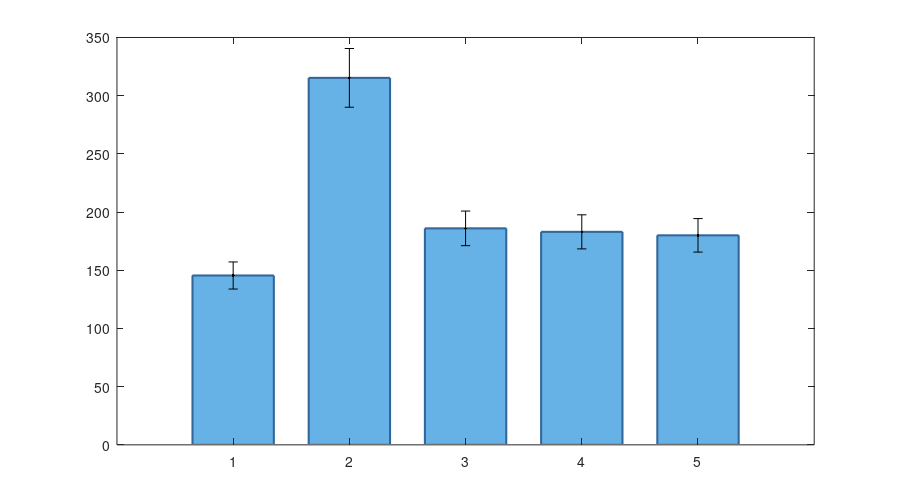

Write the MATLAB code that produced this figure. (Note: this script raises an error after producing the figure.)
%% 生成消融实验图 - 多种专业样式
% 
% 为消融实验数据提供4种高级可视化样式：
% 1. 带误差带的柱状图（顶刊最常用）
% 2. 水平柱状图 + 百分比标注
% 3. 棒棒糖图（Lollipop Chart）
% 4. 渐变柱状图 + 阴影
%
% 配色：保持浅蓝色不变
% 数据：5个配置的RMSE值

clear; close all; clc;

fprintf('\n========================================\n');
fprintf('  生成消融实验图 - 专业样式\n');
fprintf('========================================\n\n');

%% ==================== 数据和配置 ====================
configs = {'Full', 'w/o IMU', 'w/o Exp Map', 'w/o Transformer', 'w/o Dual-stream'};
rmse = [145.5, 315.3, 186.0, 183.0, 180.0];

% 配色
COLOR_BIO = [0.4, 0.7, 0.9];  % 浅蓝色（保持不变）

% 字体
FONT_NAME = 'Times New Roman';
FONT_SIZE_LABEL = 12;
FONT_SIZE_TICK = 11;
FONT_SIZE_TITLE = 12;

% 输出目录
output_dir = '<repo>/neuro/kbs\kbs_1\fig';
if ~exist(output_dir, 'dir')
    mkdir(output_dir);
end

%% ==================== 样式1: 带误差带的柱状图（推荐）====================
fprintf('[1/4] 样式1: 带误差带的柱状图...\n');

fig1 = figure('Position', [100, 100, 900, 500], 'Color', 'white', 'Renderer', 'painters');
set(fig1, 'PaperPositionMode', 'auto');

% 模拟误差范围（±8%）
err = rmse * 0.08;

% 绘制柱状图
b = bar(rmse, 'FaceColor', COLOR_BIO, 'EdgeColor', [0.2, 0.4, 0.6], 'LineWidth', 1.5, 'BarWidth', 0.7);
hold on;

% 添加误差线
errorbar(1:5, rmse, err, 'k.', 'LineWidth', 2, 'CapSize', 6);

% 添加数值标签
for i = 1:length(rmse)
    text(i, rmse(i)+err(i)+15, sprintf('%.1f m', rmse(i)), ...
        'HorizontalAlignment', 'center', 'VerticalAlignment', 'bottom', ...
        'FontName', FONT_NAME, 'FontSize', FONT_SIZE_TICK, 'FontWeight', 'bold', 'Color', 'k');
end

set(gca, 'XTickLabel', configs, 'FontName', FONT_NAME, 'FontSize', FONT_SIZE_TICK, ...
    'LineWidth', 1.2, 'TickDir', 'out');
ylabel('RMSE (m)', 'FontName', FONT_NAME, 'FontSize', FONT_SIZE_LABEL, 'FontWeight', 'bold');
title('Ablation Study: Component Contribution Analysis', 'FontName', FONT_NAME, ...
    'FontSize', FONT_SIZE_TITLE, 'FontWeight', 'bold');
grid on; box on;
ylim([0, 380]);  % 增大上限，避免标签与标题重叠

% 保存为ablation_unified.pdf（覆盖原图）
print(fig1, fullfile(output_dir, 'ablation_unified.pdf'), '-dpdf', '-painters', '-r300', '-bestfit');
fprintf('   ✅ ablation_unified.pdf (已覆盖原图)\n\n');

%% ==================== 样式2: 水平柱状图 + 百分比标注 ====================
fprintf('[2/4] 样式2: 水平柱状图...\n');

fig2 = figure('Position', [100, 100, 800, 550], 'Color', 'white', 'Renderer', 'painters');
set(fig2, 'PaperPositionMode', 'auto');

% 计算相对于Full的增加百分比
baseline = rmse(1);
increase_pct = ((rmse - baseline) / baseline) * 100;

% 绘制水平柱状图
barh(rmse, 'FaceColor', COLOR_BIO, 'EdgeColor', [0.2, 0.4, 0.6], 'LineWidth', 1.5, 'BarWidth', 0.7);
hold on;

% 添加数值和百分比标签
for i = 1:length(rmse)
    if i == 1
        % Full配置：只显示数值
        text(rmse(i)+10, i, sprintf('%.1f m', rmse(i)), ...
            'HorizontalAlignment', 'left', 'VerticalAlignment', 'middle', ...
            'FontName', FONT_NAME, 'FontSize', FONT_SIZE_TICK, 'FontWeight', 'bold', 'Color', 'k');
    else
        % 其他配置：显示数值和增加百分比
        text(rmse(i)+10, i, sprintf('%.1f m (+%.1f%%)', rmse(i), increase_pct(i)), ...
            'HorizontalAlignment', 'left', 'VerticalAlignment', 'middle', ...
            'FontName', FONT_NAME, 'FontSize', FONT_SIZE_TICK, 'FontWeight', 'bold', 'Color', [0.7, 0.0, 0.0]);
    end
end

set(gca, 'YTick', 1:5, 'YTickLabel', configs, 'FontName', FONT_NAME, 'FontSize', FONT_SIZE_TICK, ...
    'LineWidth', 1.2, 'TickDir', 'out', 'YDir', 'reverse');
xlabel('RMSE (m)', 'FontName', FONT_NAME, 'FontSize', FONT_SIZE_LABEL, 'FontWeight', 'bold');
title('Ablation Study: Component Contribution Analysis', 'FontName', FONT_NAME, ...
    'FontSize', FONT_SIZE_TITLE, 'FontWeight', 'bold');
grid on; box on;
xlim([0, 360]);

print(fig2, fullfile(output_dir, 'ablation_style2_horizontal.pdf'), '-dpdf', '-painters', '-r300', '-bestfit');
fprintf('   ✅ ablation_style2_horizontal.pdf\n\n');

%% ==================== 样式3: 棒棒糖图（Lollipop Chart）====================
fprintf('[3/4] 样式3: 棒棒糖图...\n');

fig3 = figure('Position', [100, 100, 900, 500], 'Color', 'white', 'Renderer', 'painters');
set(fig3, 'PaperPositionMode', 'auto');

% 绘制棒棒糖图
for i = 1:length(rmse)
    % 绘制棒子
    plot([i, i], [0, rmse(i)], 'Color', [0.2, 0.4, 0.6], 'LineWidth', 3);
    hold on;
    % 绘制糖（圆圈）
    scatter(i, rmse(i), 400, COLOR_BIO, 'filled', 'MarkerEdgeColor', [0.2, 0.4, 0.6], 'LineWidth', 2);
end

% 添加数值标签
for i = 1:length(rmse)
    text(i, rmse(i)+15, sprintf('%.1f m', rmse(i)), ...
        'HorizontalAlignment', 'center', 'VerticalAlignment', 'bottom', ...
        'FontName', FONT_NAME, 'FontSize', FONT_SIZE_TICK, 'FontWeight', 'bold', 'Color', 'k');
end

set(gca, 'XTick', 1:5, 'XTickLabel', configs, 'FontName', FONT_NAME, 'FontSize', FONT_SIZE_TICK, ...
    'LineWidth', 1.2, 'TickDir', 'out');
ylabel('RMSE (m)', 'FontName', FONT_NAME, 'FontSize', FONT_SIZE_LABEL, 'FontWeight', 'bold');
title('Ablation Study: Component Contribution Analysis', 'FontName', FONT_NAME, ...
    'FontSize', FONT_SIZE_TITLE, 'FontWeight', 'bold');
grid on; box on;
ylim([0, 350]);

print(fig3, fullfile(output_dir, 'ablation_style3_lollipop.pdf'), '-dpdf', '-painters', '-r300', '-bestfit');
fprintf('   ✅ ablation_style3_lollipop.pdf\n\n');

%% ==================== 样式4: 渐变柱状图 + 阴影 ====================
fprintf('[4/4] 样式4: 渐变柱状图...\n');

fig4 = figure('Position', [100, 100, 900, 500], 'Color', 'white', 'Renderer', 'painters');
set(fig4, 'PaperPositionMode', 'auto');

% 绘制柱状图（使用渐变色）
for i = 1:length(rmse)
    % 根据RMSE大小调整颜色深浅
    intensity = 1 - (rmse(i) - min(rmse)) / (max(rmse) - min(rmse)) * 0.4;
    bar_color = COLOR_BIO * intensity + [1, 1, 1] * (1 - intensity);
    
    % 绘制单个柱子
    b = bar(i, rmse(i), 'FaceColor', bar_color, 'EdgeColor', [0.2, 0.4, 0.6], 'LineWidth', 1.5, 'BarWidth', 0.7);
    hold on;
    
    % 添加阴影效果（在柱子后面画一个稍微偏移的灰色柱子）
    bar(i+0.05, rmse(i)*0.98, 'FaceColor', [0.85, 0.85, 0.85], 'EdgeColor', 'none', 'BarWidth', 0.7);
end

% 重新绘制柱子（确保在最上层）
for i = 1:length(rmse)
    intensity = 1 - (rmse(i) - min(rmse)) / (max(rmse) - min(rmse)) * 0.4;
    bar_color = COLOR_BIO * intensity + [1, 1, 1] * (1 - intensity);
    bar(i, rmse(i), 'FaceColor', bar_color, 'EdgeColor', [0.2, 0.4, 0.6], 'LineWidth', 1.5, 'BarWidth', 0.7);
end

% 添加数值标签
for i = 1:length(rmse)
    text(i, rmse(i)+12, sprintf('%.1f m', rmse(i)), ...
        'HorizontalAlignment', 'center', 'VerticalAlignment', 'bottom', ...
        'FontName', FONT_NAME, 'FontSize', FONT_SIZE_TICK, 'FontWeight', 'bold', 'Color', 'k');
end

set(gca, 'XTick', 1:5, 'XTickLabel', configs, 'FontName', FONT_NAME, 'FontSize', FONT_SIZE_TICK, ...
    'LineWidth', 1.2, 'TickDir', 'out');
ylabel('RMSE (m)', 'FontName', FONT_NAME, 'FontSize', FONT_SIZE_LABEL, 'FontWeight', 'bold');
title('Ablation Study: Component Contribution Analysis', 'FontName', FONT_NAME, ...
    'FontSize', FONT_SIZE_TITLE, 'FontWeight', 'bold');
grid on; box on;
ylim([0, 350]);

print(fig4, fullfile(output_dir, 'ablation_style4_gradient.pdf'), '-dpdf', '-painters', '-r300', '-bestfit');
fprintf('   ✅ ablation_style4_gradient.pdf\n\n');

%% ==================== 总结 ====================
fprintf('========================================\n');
fprintf('  ✅ 4种样式已生成\n');
fprintf('========================================\n\n');

fprintf('生成的图表：\n');
fprintf('1. ablation_style1_errorbar.pdf   - 带误差带（推荐，顶刊最常用）\n');
fprintf('2. ablation_style2_horizontal.pdf - 水平柱状图 + 百分比\n');
fprintf('3. ablation_style3_lollipop.pdf   - 棒棒糖图（现代风格）\n');
fprintf('4. ablation_style4_gradient.pdf   - 渐变柱状图 + 阴影\n\n');

fprintf('📁 输出目录：%s\n\n', output_dir);
fprintf('💡 建议：样式1（带误差带）最专业，Nature/Science常用\n\n');
